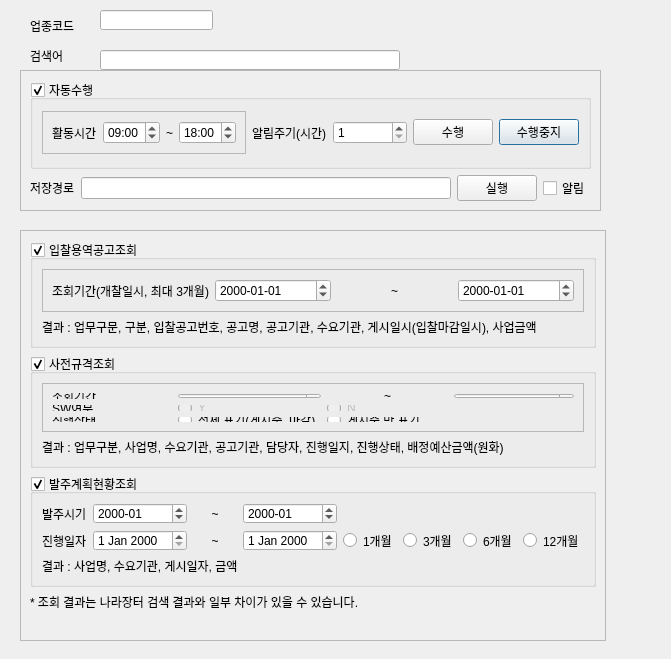
<?xml version="1.0" encoding="UTF-8"?>
<ui version="4.0">
 <class>Dialog</class>
 <widget class="QDialog" name="Dialog">
  <property name="geometry">
   <rect>
    <x>0</x>
    <y>0</y>
    <width>671</width>
    <height>659</height>
   </rect>
  </property>
  <property name="windowTitle">
   <string>Dialog</string>
  </property>
  <widget class="QFrame" name="frame_2">
   <property name="geometry">
    <rect>
     <x>20</x>
     <y>230</y>
     <width>586</width>
     <height>411</height>
    </rect>
   </property>
   <property name="frameShape">
    <enum>QFrame::StyledPanel</enum>
   </property>
   <property name="frameShadow">
    <enum>QFrame::Raised</enum>
   </property>
   <layout class="QGridLayout" name="gridLayout">
    <item row="5" column="0">
     <widget class="QLabel" name="lb_result">
      <property name="text">
       <string/>
      </property>
     </widget>
    </item>
    <item row="2" column="0">
     <widget class="QGroupBox" name="gb_2">
      <property name="title">
       <string>사전규격조회</string>
      </property>
      <property name="checkable">
       <bool>true</bool>
      </property>
      <layout class="QVBoxLayout" name="verticalLayout_3">
       <item>
        <widget class="QFrame" name="frame_4">
         <property name="frameShape">
          <enum>QFrame::StyledPanel</enum>
         </property>
         <property name="frameShadow">
          <enum>QFrame::Raised</enum>
         </property>
         <layout class="QGridLayout" name="gridLayout_2">
          <item row="0" column="0">
           <widget class="QLabel" name="label_5">
            <property name="text">
             <string>조회기간</string>
            </property>
           </widget>
          </item>
          <item row="0" column="1">
           <widget class="QDateEdit" name="date_3">
            <property name="enabled">
             <bool>true</bool>
            </property>
            <property name="displayFormat">
             <string>yyyy-MM-dd</string>
            </property>
           </widget>
          </item>
          <item row="0" column="2">
           <widget class="QLabel" name="label_6">
            <property name="text">
             <string>~</string>
            </property>
            <property name="alignment">
             <set>Qt::AlignCenter</set>
            </property>
           </widget>
          </item>
          <item row="0" column="3">
           <widget class="QDateEdit" name="date_4">
            <property name="enabled">
             <bool>true</bool>
            </property>
            <property name="displayFormat">
             <string>yyyy-MM-dd</string>
            </property>
           </widget>
          </item>
          <item row="1" column="0">
           <widget class="QLabel" name="label_7">
            <property name="text">
             <string>SW여부</string>
            </property>
           </widget>
          </item>
          <item row="1" column="1">
           <widget class="QRadioButton" name="rdo_Y">
            <property name="enabled">
             <bool>false</bool>
            </property>
            <property name="text">
             <string>Y</string>
            </property>
           </widget>
          </item>
          <item row="1" column="2" colspan="2">
           <widget class="QRadioButton" name="rdo_N">
            <property name="enabled">
             <bool>false</bool>
            </property>
            <property name="text">
             <string>N</string>
            </property>
           </widget>
          </item>
          <item row="2" column="0">
           <widget class="QLabel" name="label_9">
            <property name="text">
             <string>진행상태</string>
            </property>
           </widget>
          </item>
          <item row="2" column="1">
           <widget class="QRadioButton" name="rdo_StatusAll">
            <property name="text">
             <string>전체 표기(게시중, 마감)</string>
            </property>
           </widget>
          </item>
          <item row="2" column="2">
           <widget class="QRadioButton" name="rdo_StatusY">
            <property name="text">
             <string>게시중 만 표기</string>
            </property>
           </widget>
          </item>
         </layout>
        </widget>
       </item>
       <item>
        <widget class="QLabel" name="label_15">
         <property name="text">
          <string>결과 : 업무구분, 사업명, 수요기관, 공고기관, 담당자, 진행일지, 진행상태, 배정예산금액(원화)</string>
         </property>
        </widget>
       </item>
      </layout>
     </widget>
    </item>
    <item row="0" column="0">
     <widget class="QGroupBox" name="gb_1">
      <property name="title">
       <string>입찰용역공고조회</string>
      </property>
      <property name="checkable">
       <bool>true</bool>
      </property>
      <layout class="QVBoxLayout" name="verticalLayout">
       <item>
        <widget class="QFrame" name="frame_3">
         <property name="frameShape">
          <enum>QFrame::StyledPanel</enum>
         </property>
         <property name="frameShadow">
          <enum>QFrame::Raised</enum>
         </property>
         <layout class="QHBoxLayout" name="horizontalLayout_2">
          <item>
           <widget class="QLabel" name="label">
            <property name="text">
             <string>조회기간(개찰일시, 최대 3개월)</string>
            </property>
           </widget>
          </item>
          <item>
           <widget class="QDateEdit" name="date_1">
            <property name="enabled">
             <bool>true</bool>
            </property>
            <property name="currentSection">
             <enum>QDateTimeEdit::YearSection</enum>
            </property>
            <property name="displayFormat">
             <string>yyyy-MM-dd</string>
            </property>
            <property name="timeSpec">
             <enum>Qt::LocalTime</enum>
            </property>
           </widget>
          </item>
          <item>
           <widget class="QLabel" name="label_2">
            <property name="text">
             <string>~</string>
            </property>
            <property name="alignment">
             <set>Qt::AlignCenter</set>
            </property>
           </widget>
          </item>
          <item>
           <widget class="QDateEdit" name="date_2">
            <property name="enabled">
             <bool>true</bool>
            </property>
            <property name="displayFormat">
             <string>yyyy-MM-dd</string>
            </property>
           </widget>
          </item>
         </layout>
        </widget>
       </item>
       <item>
        <widget class="QLabel" name="label_14">
         <property name="text">
          <string>결과 : 업무구문, 구분, 입찰공고번호, 공고명, 공고기관, 수요기관, 게시일시(입찰마감일시), 사업금액</string>
         </property>
        </widget>
       </item>
      </layout>
     </widget>
    </item>
    <item row="3" column="0">
     <widget class="QGroupBox" name="gb_3">
      <property name="title">
       <string>발주계획현황조회</string>
      </property>
      <property name="checkable">
       <bool>true</bool>
      </property>
      <layout class="QGridLayout" name="gridLayout_4">
       <item row="1" column="3">
        <widget class="QDateEdit" name="date_6"/>
       </item>
       <item row="1" column="0">
        <widget class="QLabel" name="label_4">
         <property name="text">
          <string>진행일자</string>
         </property>
        </widget>
       </item>
       <item row="0" column="2">
        <widget class="QLabel" name="label_12">
         <property name="text">
          <string>~</string>
         </property>
         <property name="alignment">
          <set>Qt::AlignCenter</set>
         </property>
        </widget>
       </item>
       <item row="0" column="3">
        <widget class="QDateEdit" name="dt_month2">
         <property name="displayFormat">
          <string>yyyy-MM</string>
         </property>
        </widget>
       </item>
       <item row="1" column="1">
        <widget class="QDateEdit" name="date_5"/>
       </item>
       <item row="1" column="7">
        <widget class="QRadioButton" name="rdo_12m">
         <property name="text">
          <string>12개월</string>
         </property>
        </widget>
       </item>
       <item row="0" column="1">
        <widget class="QDateEdit" name="dt_month1">
         <property name="displayFormat">
          <string>yyyy-MM</string>
         </property>
        </widget>
       </item>
       <item row="1" column="2">
        <widget class="QLabel" name="label_13">
         <property name="text">
          <string>~</string>
         </property>
         <property name="alignment">
          <set>Qt::AlignCenter</set>
         </property>
        </widget>
       </item>
       <item row="1" column="4">
        <widget class="QRadioButton" name="rdo_1m">
         <property name="text">
          <string>1개월</string>
         </property>
        </widget>
       </item>
       <item row="1" column="6">
        <widget class="QRadioButton" name="rdo_6m">
         <property name="text">
          <string>6개월</string>
         </property>
        </widget>
       </item>
       <item row="0" column="0">
        <widget class="QLabel" name="label_3">
         <property name="text">
          <string>발주시기</string>
         </property>
        </widget>
       </item>
       <item row="1" column="5">
        <widget class="QRadioButton" name="rdo_3m">
         <property name="text">
          <string>3개월</string>
         </property>
        </widget>
       </item>
       <item row="2" column="0" colspan="3">
        <widget class="QLabel" name="label_16">
         <property name="text">
          <string>결과 : 사업명, 수요기관, 게시일자, 금액</string>
         </property>
        </widget>
       </item>
      </layout>
     </widget>
    </item>
    <item row="4" column="0">
     <widget class="QLabel" name="label_20">
      <property name="text">
       <string>* 조회 결과는 나라장터 검색 결과와 일부 차이가 있을 수 있습니다.</string>
      </property>
     </widget>
    </item>
   </layout>
  </widget>
  <widget class="QLabel" name="label_10">
   <property name="geometry">
    <rect>
     <x>30</x>
     <y>20</y>
     <width>56</width>
     <height>12</height>
    </rect>
   </property>
   <property name="text">
    <string>업종코드</string>
   </property>
  </widget>
  <widget class="QLineEdit" name="txt_code">
   <property name="geometry">
    <rect>
     <x>100</x>
     <y>10</y>
     <width>113</width>
     <height>20</height>
    </rect>
   </property>
  </widget>
  <widget class="QLabel" name="label_11">
   <property name="geometry">
    <rect>
     <x>30</x>
     <y>50</y>
     <width>56</width>
     <height>12</height>
    </rect>
   </property>
   <property name="text">
    <string>검색어</string>
   </property>
  </widget>
  <widget class="QLineEdit" name="txt_keyword">
   <property name="geometry">
    <rect>
     <x>100</x>
     <y>50</y>
     <width>300</width>
     <height>20</height>
    </rect>
   </property>
  </widget>
  <widget class="QFrame" name="frame">
   <property name="geometry">
    <rect>
     <x>20</x>
     <y>70</y>
     <width>581</width>
     <height>141</height>
    </rect>
   </property>
   <property name="frameShape">
    <enum>QFrame::StyledPanel</enum>
   </property>
   <property name="frameShadow">
    <enum>QFrame::Raised</enum>
   </property>
   <layout class="QGridLayout" name="gridLayout_5">
    <item row="1" column="0">
     <widget class="QLabel" name="label_8">
      <property name="text">
       <string>저장경로</string>
      </property>
     </widget>
    </item>
    <item row="0" column="0" colspan="4">
     <widget class="QGroupBox" name="gb_auto">
      <property name="title">
       <string>자동수행</string>
      </property>
      <property name="checkable">
       <bool>true</bool>
      </property>
      <layout class="QGridLayout" name="gridLayout_3">
       <item row="0" column="3">
        <widget class="QSpinBox" name="sb_cycle">
         <property name="minimum">
          <number>1</number>
         </property>
         <property name="maximum">
          <number>12</number>
         </property>
        </widget>
       </item>
       <item row="0" column="5">
        <widget class="QPushButton" name="btn_cancel">
         <property name="text">
          <string>수행중지</string>
         </property>
        </widget>
       </item>
       <item row="0" column="0">
        <widget class="QFrame" name="frame_5">
         <property name="frameShape">
          <enum>QFrame::StyledPanel</enum>
         </property>
         <property name="frameShadow">
          <enum>QFrame::Raised</enum>
         </property>
         <layout class="QHBoxLayout" name="horizontalLayout_3">
          <item>
           <widget class="QLabel" name="label_18">
            <property name="text">
             <string>활동시간</string>
            </property>
           </widget>
          </item>
          <item>
           <widget class="QTimeEdit" name="startTime">
            <property name="currentSection">
             <enum>QDateTimeEdit::HourSection</enum>
            </property>
            <property name="displayFormat">
             <string>hh:mm</string>
            </property>
            <property name="time">
             <time>
              <hour>9</hour>
              <minute>0</minute>
              <second>0</second>
             </time>
            </property>
           </widget>
          </item>
          <item>
           <widget class="QLabel" name="label_19">
            <property name="text">
             <string>~</string>
            </property>
            <property name="alignment">
             <set>Qt::AlignCenter</set>
            </property>
           </widget>
          </item>
          <item>
           <widget class="QTimeEdit" name="endTime">
            <property name="displayFormat">
             <string>hh:mm</string>
            </property>
            <property name="time">
             <time>
              <hour>18</hour>
              <minute>0</minute>
              <second>0</second>
             </time>
            </property>
           </widget>
          </item>
         </layout>
        </widget>
       </item>
       <item row="0" column="1">
        <widget class="QLabel" name="label_17">
         <property name="text">
          <string>알림주기(시간)</string>
         </property>
        </widget>
       </item>
       <item row="0" column="4">
        <widget class="QPushButton" name="btn_auto">
         <property name="text">
          <string>수행</string>
         </property>
        </widget>
       </item>
      </layout>
     </widget>
    </item>
    <item row="1" column="2">
     <widget class="QPushButton" name="btnOk">
      <property name="text">
       <string>실행</string>
      </property>
     </widget>
    </item>
    <item row="1" column="1">
     <widget class="QLineEdit" name="txt_savePath"/>
    </item>
    <item row="1" column="3">
     <widget class="QCheckBox" name="chk_alert">
      <property name="text">
       <string>알림</string>
      </property>
     </widget>
    </item>
   </layout>
  </widget>
 </widget>
 <resources/>
 <connections/>
</ui>
